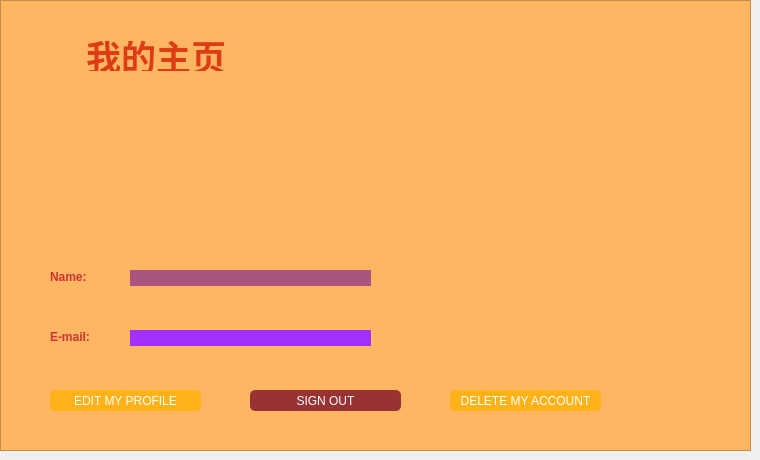
     <widget class="QWidget" name="page">
      <widget class="QFrame" name="frame_4">
       <property name="geometry">
        <rect>
         <x>0</x>
         <y>0</y>
         <width>751</width>
         <height>451</height>
        </rect>
       </property>
       <property name="styleSheet">
        <string notr="true">background: rgb(255, 182, 98);</string>
       </property>
       <property name="frameShape">
        <enum>QFrame::StyledPanel</enum>
       </property>
       <property name="frameShadow">
        <enum>QFrame::Raised</enum>
       </property>
       <widget class="QLabel" name="loggedUserHeader">
        <property name="geometry">
         <rect>
          <x>40</x>
          <y>30</y>
          <width>245</width>
          <height>41</height>
         </rect>
        </property>
        <property name="font">
         <font>
          <family>Droid Sans</family>
          <pointsize>-1</pointsize>
         </font>
        </property>
        <property name="styleSheet">
         <string notr="true">text-align: center;
color: rgb(221, 60, 20);
margin: 0 auto;
font-size: 35px;
font-family: 'Droid Sans';</string>
        </property>
        <property name="text">
         <string>&lt;html&gt;&lt;head/&gt;&lt;body&gt;&lt;p&gt;&lt;span style=&quot; font-size:26pt; font-weight:700;&quot;&gt;我的主页&lt;/span&gt;&lt;/p&gt;&lt;/body&gt;&lt;/html&gt;</string>
        </property>
       </widget>
       <widget class="QPushButton" name="logoutButton">
        <property name="geometry">
         <rect>
          <x>250</x>
          <y>390</y>
          <width>151</width>
          <height>21</height>
         </rect>
        </property>
        <property name="styleSheet">
         <string notr="true">Padding: 1px;
Border-radius: 5px;
Background: #933;
Color: #fefefe;</string>
        </property>
        <property name="text">
         <string>SIGN OUT</string>
        </property>
       </widget>
       <widget class="QLabel" name="label_3">
        <property name="geometry">
         <rect>
          <x>50</x>
          <y>270</y>
          <width>47</width>
          <height>13</height>
         </rect>
        </property>
        <property name="styleSheet">
         <string notr="true">color: #c33;
font-weight: bold;</string>
        </property>
        <property name="text">
         <string>Name:</string>
        </property>
       </widget>
       <widget class="QLabel" name="nameLabel">
        <property name="geometry">
         <rect>
          <x>130</x>
          <y>270</y>
          <width>241</width>
          <height>16</height>
         </rect>
        </property>
        <property name="styleSheet">
         <string notr="true">color: #fefefe;
background-color: rgb(170, 85, 127);</string>
        </property>
        <property name="text">
         <string/>
        </property>
       </widget>
       <widget class="QPushButton" name="editButton">
        <property name="geometry">
         <rect>
          <x>50</x>
          <y>390</y>
          <width>151</width>
          <height>21</height>
         </rect>
        </property>
        <property name="styleSheet">
         <string notr="true">Padding: 1px;
Border-radius: 5px;
Background: rgb(255, 178, 24);
Color: #fefefe;</string>
        </property>
        <property name="text">
         <string>EDIT MY PROFILE</string>
        </property>
       </widget>
       <widget class="QPushButton" name="delButton">
        <property name="geometry">
         <rect>
          <x>450</x>
          <y>390</y>
          <width>151</width>
          <height>21</height>
         </rect>
        </property>
        <property name="styleSheet">
         <string notr="true">Padding: 1px;
Border-radius: 5px;
Background: rgb(255, 178, 24);
Color: rgb(255, 255, 255)</string>
        </property>
        <property name="text">
         <string>DELETE MY ACCOUNT</string>
        </property>
       </widget>
       <widget class="QLabel" name="label_6">
        <property name="geometry">
         <rect>
          <x>50</x>
          <y>330</y>
          <width>47</width>
          <height>13</height>
         </rect>
        </property>
        <property name="styleSheet">
         <string notr="true">color: #c33;
font-weight: bold;</string>
        </property>
        <property name="text">
         <string>E-mail:</string>
        </property>
       </widget>
       <widget class="QLabel" name="emailLabel">
        <property name="geometry">
         <rect>
          <x>130</x>
          <y>330</y>
          <width>241</width>
          <height>16</height>
         </rect>
        </property>
        <property name="styleSheet">
         <string notr="true">color: rgb(255, 255, 255);
background-color: rgb(162, 49, 255);</string>
        </property>
        <property name="text">
         <string/>
        </property>
       </widget>
       <widget class="QFrame" name="frame_6">
        <property name="geometry">
         <rect>
          <x>90</x>
          <y>100</y>
          <width>128</width>
          <height>128</height>
         </rect>
        </property>
        <property name="styleSheet">
         <string notr="true"/>
        </property>
        <property name="frameShape">
         <enum>QFrame::StyledPanel</enum>
        </property>
        <property name="frameShadow">
         <enum>QFrame::Raised</enum>
        </property>
        <widget class="QLabel" name="loggedPic">
         <property name="geometry">
          <rect>
           <x>0</x>
           <y>0</y>
           <width>128</width>
           <height>128</height>
          </rect>
         </property>
         <property name="styleSheet">
          <string notr="true"/>
         </property>
         <property name="text">
          <string>&lt;img src=&quot;:user.png&quot; /&gt;</string>
         </property>
        </widget>
       </widget>
       <zorder>frame_6</zorder>
       <zorder>loggedUserHeader</zorder>
       <zorder>logoutButton</zorder>
       <zorder>label_3</zorder>
       <zorder>nameLabel</zorder>
       <zorder>editButton</zorder>
       <zorder>delButton</zorder>
       <zorder>label_6</zorder>
       <zorder>emailLabel</zorder>
      </widget>
     </widget>
